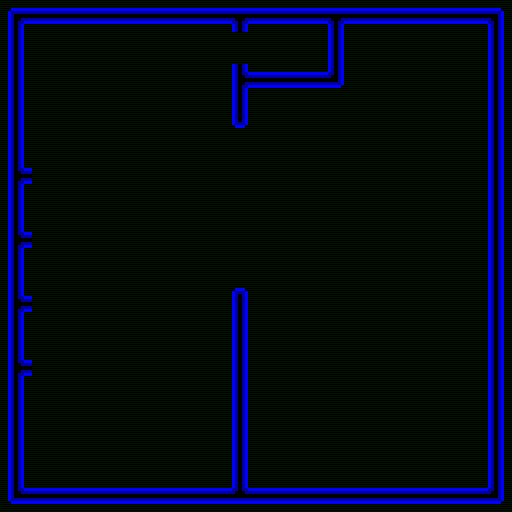

A level layout from a 2D game, rendered from its tile map. Below: a short description, then the map file with tile-grid data replaced by summaries:
An orthogonal 16x16 tile map with 32x32 px tiles, 2 tile layers (background, map) and 18 objects (7x ai, 5x switch, 5x door, player).

<map version="1.0" orientation="orthogonal" width="16" height="16" tilewidth="32" tileheight="32">
 <tileset firstgid="1" name="alive" tilewidth="32" tileheight="32">
  <image source="alive-tileset.png" width="256" height="832" />
  <tile id="0">
   <properties>
    <property name="blocks" value="1" />
   </properties>
  </tile>
  <tile id="1">
   <properties>
    <property name="blocks" value="1" />
   </properties>
  </tile>
  <tile id="2">
   <properties>
    <property name="blocks" value="1" />
   </properties>
  </tile>
  <tile id="3">
   <properties>
    <property name="blocks" value="1" />
   </properties>
  </tile>
  <tile id="4">
   <properties>
    <property name="blocks" value="1" />
   </properties>
  </tile>
  <tile id="5">
   <properties>
    <property name="blocks" value="1" />
   </properties>
  </tile>
  <tile id="6">
   <properties>
    <property name="blocks" value="1" />
   </properties>
  </tile>
  <tile id="8">
   <properties>
    <property name="blocks" value="1" />
   </properties>
  </tile>
  <tile id="9">
   <properties>
    <property name="blocks" value="1" />
   </properties>
  </tile>
  <tile id="10">
   <properties>
    <property name="blocks" value="1" />
   </properties>
  </tile>
  <tile id="11">
   <properties>
    <property name="blocks" value="1" />
   </properties>
  </tile>
  <tile id="12">
   <properties>
    <property name="blocks" value="1" />
   </properties>
  </tile>
  <tile id="16">
   <properties>
    <property name="blocks" value="1" />
   </properties>
  </tile>
  <tile id="17">
   <properties>
    <property name="blocks" value="1" />
   </properties>
  </tile>
  <tile id="18">
   <properties>
    <property name="blocks" value="1" />
   </properties>
  </tile>
  <tile id="19">
   <properties>
    <property name="blocks" value="1" />
   </properties>
  </tile>
  <tile id="20">
   <properties>
    <property name="blocks" value="1" />
   </properties>
  </tile>
  <tile id="21">
   <properties>
    <property name="blocks" value="1" />
   </properties>
  </tile>
  <tile id="22">
   <properties>
    <property name="blocks" value="1" />
   </properties>
  </tile>
  <tile id="24">
   <properties>
    <property name="blocks" value="1" />
   </properties>
  </tile>
  <tile id="25">
   <properties>
    <property name="blocks" value="1" />
   </properties>
  </tile>
  <tile id="29">
   <properties>
    <property name="blocks" value="1" />
   </properties>
  </tile>
  <tile id="30">
   <properties>
    <property name="blocks" value="1" />
   </properties>
  </tile>
  <tile id="37">
   <properties>
    <property name="blocks" value="1" />
   </properties>
  </tile>
  <tile id="38">
   <properties>
    <property name="blocks" value="1" />
   </properties>
  </tile>
  <tile id="45">
   <properties>
    <property name="blocks" value="1" />
   </properties>
  </tile>
  <tile id="46">
   <properties>
    <property name="blocks" value="1" />
   </properties>
  </tile>
  <tile id="53">
   <properties>
    <property name="blocks" value="1" />
   </properties>
  </tile>
  <tile id="54">
   <properties>
    <property name="blocks" value="1" />
   </properties>
  </tile>
  <tile id="56">
   <properties>
    <property name="blocks" value="1" />
   </properties>
  </tile>
 </tileset>
 <layer name="background" width="16" height="16">
  <data>[256 cells, 256 non-empty, 1 distinct tile ids]</data>
 </layer>
 <layer name="map" width="16" height="16">
  <data>[256 cells, 72 non-empty, 11 distinct tile ids]</data>
 </layer>
 <objectgroup name="objects" width="16" height="16">
  <object name="switch2" type="switch" gid="30" x="224" y="96">
   <properties>
    <property name="fingers" value="door_x" />
   </properties>
  </object>
  <object name="door_x" type="door" gid="7" x="224" y="64">
   <properties>
    <property name="on_finger_1" value="transmute=15,7" />
   </properties>
  </object>
  <object name="door3" type="door" gid="6" x="32" y="192">
   <properties>
    <property name="on_finger_1" value="transmute=14,6" />
   </properties>
  </object>
  <object name="door4" type="door" gid="6" x="32" y="256">
   <properties>
    <property name="on_finger_1" value="transmute=14" />
   </properties>
  </object>
  <object name="door5" type="door" gid="6" x="32" y="320">
   <properties>
    <property name="on_finger_1" value="transmute=14" />
   </properties>
  </object>
  <object name="door6" type="door" gid="6" x="32" y="384">
   <properties>
    <property name="on_finger_1" value="transmute=14" />
   </properties>
  </object>
  <object name="switch3" type="switch" gid="30" x="0" y="160">
   <properties>
    <property name="fingers" value="door3" />
   </properties>
  </object>
  <object name="switch4" type="switch" gid="30" x="0" y="224">
   <properties>
    <property name="fingers_1" value="door4" />
    <property name="fingers_2" value="door3" />
   </properties>
  </object>
  <object name="switch5" type="switch" gid="30" x="32" y="288">
   <properties>
    <property name="fingers" value="door5" />
    <property name="message" value="Your push the terminal buttons. this is a super long message line." />
   </properties>
  </object>
  <object name="switch6" type="switch" gid="30" x="0" y="384">
   <properties>
    <property name="fingers" value="door6" />
   </properties>
  </object>
  <object name="player" type="player" gid="57" x="128" y="256" />
  <object name="ICE" type="ai" gid="58" x="320" y="320" />
  <object name="virus" type="ai" gid="59" x="384" y="256" />
  <object name="zombie" type="ai" gid="60" x="288" y="64" />
  <object name="virus" type="ai" gid="59" x="416" y="320" />
  <object name="ICE" type="ai" gid="58" x="256" y="448" />
  <object name="ICE" type="ai" gid="58" x="352" y="448" />
  <object name="virus" type="ai" gid="59" x="448" y="128" />
 </objectgroup>
</map>
